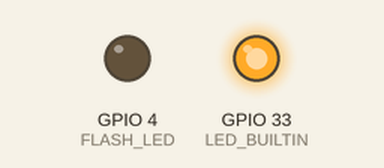
Simulated run of this sketch. Board: ESP32. Shown: output pins drawn as LEDs (lit = HIGH). WiFi joins after 1.5 s; servers stay silent unless stated; the camera gives no picture; what the sketch prints to the serial monitor is not drawn.

Above: at 0.1 s.
At 2.2 s:
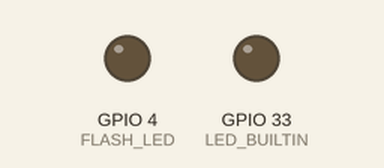
Timing chart, 0 to 3.8 s (numbered marks = the images above):
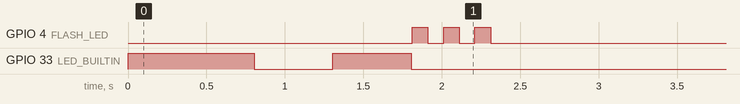

The sketch:

cam_stream.ino
```cpp
/*
  ESP32-CAM MJPEG Stream Server
  ─────────────────────────────
  Board:  AI-Thinker ESP32-CAM (or any ESP32-CAM module)
  Flash:  4MB
  Output: MJPEG stream on http://<device-ip>:81/stream

  SETUP:
  1. Install ESP32 board package in Arduino IDE
  2. Set board to "AI Thinker ESP32-CAM"
  3. Set partition scheme to "Huge APP (3MB No OTA)"
  4. Fill in your WiFi credentials below
  5. Flash and check Serial Monitor (115200 baud) for the IP address
  6. Put the IP in your .env: ESP32_STREAM_URL=http://<IP>:81/stream
*/

#include "esp_camera.h"
#include <WiFi.h>
#include "esp_http_server.h"
#include "soc/soc.h"           // Disable brownout problems
#include "soc/rtc_cntl_reg.h"  // Disable brownout problems

// ─── CONFIGURE THESE ─────────────────────────────────────────
const char* WIFI_SSID     = "YOUR_WIFI_SSID";
const char* WIFI_PASSWORD = "YOUR_WIFI_PASSWORD";
// ─────────────────────────────────────────────────────────────

// AI-Thinker ESP32-CAM pin map
#define PWDN_GPIO_NUM   32
#define RESET_GPIO_NUM  -1
#define XCLK_GPIO_NUM    0
#define SIOD_GPIO_NUM   26
#define SIOC_GPIO_NUM   27
#define Y9_GPIO_NUM     35
#define Y8_GPIO_NUM     34
#define Y7_GPIO_NUM     39
#define Y6_GPIO_NUM     36
#define Y5_GPIO_NUM     21
#define Y4_GPIO_NUM     19
#define Y3_GPIO_NUM     18
#define Y2_GPIO_NUM      5
#define VSYNC_GPIO_NUM  25
#define HREF_GPIO_NUM   23
#define PCLK_GPIO_NUM   22

#define LED_BUILTIN     33   // onboard LED (active LOW)
#define FLASH_LED       4    // flash LED

httpd_handle_t stream_httpd = NULL;

// ── MJPEG streaming handler ───────────────────────────────────
static esp_err_t stream_handler(httpd_req_t *req) {
  camera_fb_t  *fb     = NULL;
  esp_err_t     res    = ESP_OK;
  char          part_buf[128];

  res = httpd_resp_set_type(req, "multipart/x-mixed-replace; boundary=frame");
  if (res != ESP_OK) return res;

  httpd_resp_set_hdr(req, "Access-Control-Allow-Origin", "*");
  httpd_resp_set_hdr(req, "X-Framerate", "10");

  while (true) {
    fb = esp_camera_fb_get();
    if (!fb) {
      Serial.println("[WARN] Camera frame capture failed");
      res = ESP_FAIL;
      break;
    }

    size_t hlen = snprintf(
      part_buf, sizeof(part_buf),
      "--frame\r\n"
      "Content-Type: image/jpeg\r\n"
      "Content-Length: %zu\r\n\r\n",
      fb->len
    );

    res = httpd_resp_send_chunk(req, part_buf, hlen);
    if (res == ESP_OK) res = httpd_resp_send_chunk(req, (const char *)fb->buf, fb->len);
    if (res == ESP_OK) res = httpd_resp_send_chunk(req, "\r\n", 2);

    esp_camera_fb_return(fb);
    fb = NULL;

    if (res != ESP_OK) break;   // client disconnected
  }

  return res;
}

// ── status handler (useful for health checks) ─────────────────
static esp_err_t status_handler(httpd_req_t *req) {
  httpd_resp_set_type(req, "application/json");
  httpd_resp_set_hdr(req, "Access-Control-Allow-Origin", "*");
  char json[128];
  snprintf(json, sizeof(json),
    "{\"status\":\"ok\",\"ip\":\"%s\",\"rssi\":%d}",
    WiFi.localIP().toString().c_str(),
    WiFi.RSSI()
  );
  return httpd_resp_sendstr(req, json);
}

// ── start HTTP server ──────────────────────────────────────────
void startCameraServer() {
  httpd_config_t config  = HTTPD_DEFAULT_CONFIG();
  config.server_port     = 81;
  config.max_open_sockets = 3;

  httpd_uri_t stream_uri = {
    .uri      = "/stream",
    .method   = HTTP_GET,
    .handler  = stream_handler,
    .user_ctx = NULL
  };
  httpd_uri_t status_uri = {
    .uri      = "/status",
    .method   = HTTP_GET,
    .handler  = status_handler,
    .user_ctx = NULL
  };

  if (httpd_start(&stream_httpd, &config) == ESP_OK) {
    httpd_register_uri_handler(stream_httpd, &stream_uri);
    httpd_register_uri_handler(stream_httpd, &status_uri);
  }

  Serial.printf("[INFO] Stream:  http://%s:81/stream\n", WiFi.localIP().toString().c_str());
  Serial.printf("[INFO] Status:  http://%s:81/status\n", WiFi.localIP().toString().c_str());
}

// ── camera init ────────────────────────────────────────────────
bool initCamera() {
  camera_config_t config;
  config.ledc_channel  = LEDC_CHANNEL_0;
  config.ledc_timer    = LEDC_TIMER_0;
  config.pin_d0        = Y2_GPIO_NUM;
  config.pin_d1        = Y3_GPIO_NUM;
  config.pin_d2        = Y4_GPIO_NUM;
  config.pin_d3        = Y5_GPIO_NUM;
  config.pin_d4        = Y6_GPIO_NUM;
  config.pin_d5        = Y7_GPIO_NUM;
  config.pin_d6        = Y8_GPIO_NUM;
  config.pin_d7        = Y9_GPIO_NUM;
  config.pin_xclk      = XCLK_GPIO_NUM;
  config.pin_pclk      = PCLK_GPIO_NUM;
  config.pin_vsync     = VSYNC_GPIO_NUM;
  config.pin_href      = HREF_GPIO_NUM;
  config.pin_sscb_sda  = SIOD_GPIO_NUM;
  config.pin_sscb_scl  = SIOC_GPIO_NUM;
  config.pin_pwdn      = PWDN_GPIO_NUM;
  config.pin_reset     = RESET_GPIO_NUM;
  config.xclk_freq_hz  = 20000000;
  config.pixel_format  = PIXFORMAT_JPEG;
  config.frame_size    = FRAMESIZE_VGA;    // 640x480 — good balance
  config.jpeg_quality  = 15;               // 0–63, lower = better quality
  config.fb_count      = 2;               // double-buffer for smoother stream
  config.grab_mode     = CAMERA_GRAB_WHEN_EMPTY;
  config.fb_location   = CAMERA_FB_IN_PSRAM;

  esp_err_t err = esp_camera_init(&config);
  if (err != ESP_OK) {
    Serial.printf("[ERROR] Camera init failed: 0x%x\n", err);
    return false;
  }

  // Sensor tweaks for better indoor detection
  sensor_t *s = esp_camera_sensor_get();
  if (s) {
    s->set_brightness(s, 1);   // -2 to 2
    s->set_contrast(s, 1);     // -2 to 2
    s->set_saturation(s, 0);
    s->set_special_effect(s, 0);
    s->set_whitebal(s, 1);
    s->set_awb_gain(s, 1);
    s->set_wb_mode(s, 0);
    s->set_exposure_ctrl(s, 1);
    s->set_aec2(s, 0);
    s->set_ae_level(s, 0);
    s->set_aec_value(s, 300);
    s->set_gain_ctrl(s, 1);
    s->set_agc_gain(s, 0);
    s->set_gainceiling(s, (gainceiling_t)0);
    s->set_bpc(s, 0);
    s->set_wpc(s, 1);
    s->set_raw_gma(s, 1);
    s->set_lenc(s, 1);
    s->set_hmirror(s, 0);
    s->set_vflip(s, 0);
    s->set_dcw(s, 1);
    s->set_colorbar(s, 0);
  }

  Serial.println("[INFO] Camera initialized OK.");
  return true;
}

// ── WiFi connect with retry ────────────────────────────────────
void connectWiFi() {
  WiFi.mode(WIFI_STA);
  WiFi.begin(WIFI_SSID, WIFI_PASSWORD);
  Serial.printf("[INFO] Connecting to %s", WIFI_SSID);

  int retries = 0;
  while (WiFi.status() != WL_CONNECTED && retries < 30) {
    delay(500);
    Serial.print(".");
    retries++;
    digitalWrite(LED_BUILTIN, !digitalRead(LED_BUILTIN));  // blink while connecting
  }
  Serial.println();

  if (WiFi.status() != WL_CONNECTED) {
    Serial.println("[ERROR] WiFi connection failed — restarting in 5s");
    delay(5000);
    ESP.restart();
  }

  digitalWrite(LED_BUILTIN, LOW);   // LED off = connected
  Serial.printf("[INFO] Connected! IP: %s  Signal: %d dBm\n",
    WiFi.localIP().toString().c_str(), WiFi.RSSI());
}

// ── setup ─────────────────────────────────────────────────────────────
void setup() {
  WRITE_PERI_REG(RTC_CNTL_BROWN_OUT_REG, 0); // Disable brownout detector

  Serial.begin(115200);
  Serial.println("\n\n[INFO] ESP32-CAM Accountability System Node");

  pinMode(LED_BUILTIN, OUTPUT);
  pinMode(FLASH_LED,   OUTPUT);
  digitalWrite(LED_BUILTIN, HIGH);   // LED on = starting
  digitalWrite(FLASH_LED,   LOW);    // Flash off

  if (!initCamera()) {
    Serial.println("[ERROR] Camera init failed — halting.");
    while (true) { delay(1000); }
  }

  connectWiFi();
  startCameraServer();

  // Quick flash to signal ready
  for (int i = 0; i < 3; i++) {
    digitalWrite(FLASH_LED, HIGH); delay(100);
    digitalWrite(FLASH_LED, LOW);  delay(100);
  }

  Serial.println("[INFO] Ready. Streaming...");
}

// ── loop ───────────────────────────────────────────────────────
void loop() {
  // Watchdog: reconnect WiFi if it drops
  if (WiFi.status() != WL_CONNECTED) {
    Serial.println("[WARN] WiFi lost — reconnecting...");
    WiFi.reconnect();
    delay(5000);
    if (WiFi.status() != WL_CONNECTED) {
      Serial.println("[ERROR] Reconnect failed — restarting");
      ESP.restart();
    }
  }
  delay(5000);
}
```
